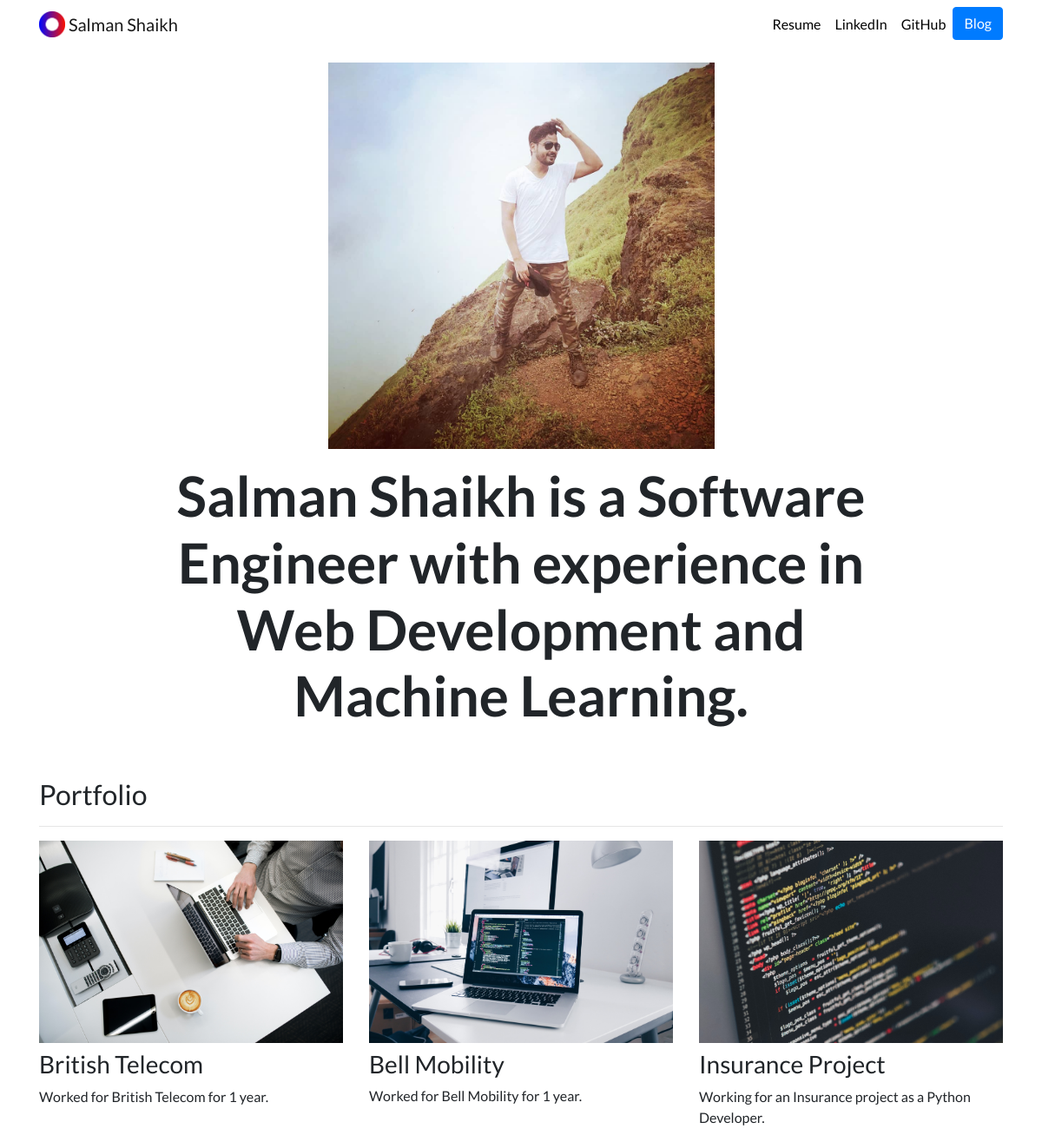
The page / on the database its author committed.
### portfolio/models.py (models this page shows, shortened)
class Project(models.Model):
    title = models.CharField(max_length=100)
    description = models.CharField(max_length=250)
    image = models.ImageField(upload_to='portfolio/images/')
    url = models.URLField(blank=True)

### portfolio/views.py (the view)
# urls.py: 2. Add a URL to urlpatterns:  path('', views.home, name='home')
def home(request):
    projects = Project.objects.all()
    return render(request, 'portfolio/home.html', {'projects':projects})

### portfolio/templates/portfolio/home.html
{% extends "portfolio/base.html" %}
{% load static %}
{% block content %}
<div class="row justify-content-center my-3">
  <div class="col-5">
    <img src="{% static 'portfolio/Salman1.jpg' %}" class="img-fluid">
  </div>
</div>
<div class="row justify-content-center mb-3">
  <div class="col-md-9 text-center">
    <h1 id="hometext" class="font-weight-bold">Salman Shaikh is a Software Engineer with experience in Web Development and Machine Learning.</h1>
  </div>
</div>
<h2 class="mt-5">Portfolio</h2>
<hr>
<div class="row">
  {% for project in projects %}
  <div class="col-lg-4 col-md-6">
    {% if project.url %}
    <a href="{{ project.url }}">
      <img src="{{ project.image.url }}" class="img-fluid mb-2">
    </a>
    {% else %}
    <img src="{{ project.image.url }}" class="img-fluid mb-2">
    {% endif %}
    <h3>{{ project.title }}</h3>
    <p>{{ project.description }}</p>
  </div>
  {% endfor %}
</div>
{% endblock %}

### portfolio/templates/portfolio/base.html (shortened to what this page needs)
{% load static %}
<!doctype html>
<html lang="en">
<head>
  <link rel="stylesheet" href="https://stackpath.bootstrapcdn.com/bootstrap/4.4.1/css/bootstrap.min.css">
  <link rel="stylesheet" href="{% static "portfolio/custom.css" %}">
</head>
<body>
  <nav id="topNav" class="navbar navbar-expand-md navbar-light">
    <div class="container">
      <a class="navbar-brand" href="{% url 'home' %}">
        <img src="{% static "portfolio/Logo.png" %}" width="30" height="30" class="d-inline-block align-top" alt="Nick's Logo">
        <span>Salman Shaikh</span>
      </a>
      <div class="collapse navbar-collapse text-center" id="navbarNav">
        <ul class="navbar-nav ml-auto">
          <li class="nav-item">
            <a class="nav-link" href="{% static " portfolio/Resume.pdf" %}">Resume</a>
          </li>
          <li class="nav-item">
            <a class="nav-link" href="https://www.linkedin.com/in/salman-shaikh0706/" target="_blank">LinkedIn</a>
          </li>
          <li class="nav-item">
            <a class="nav-link" href="https://github.com/shaikhsalman0706" target="_blank">GitHub</a>
          </li>
          <li>
            <a role="button" href="{% url 'blog:all_blogs' %}" class="btn btn-primary">Blog</a>
          </li>
        </ul>
      </div>
    </div>
  </nav>
  <div class="container">
    {% block content %}{% endblock %}
  </div>
</body>
</html>

### portfolio/static/portfolio/custom.css (style rules this page uses)
.navbar-nav .nav-link { color: rgba(0,0,0,1) !important; }
body { font-family: 'Lato', sans-serif; }
@media (min-width: 992px) { #hometext { font-size: 4rem; } }

### rows shown on the page
Project: image (picture), title "British Telecom", description "Worked for British Telecom for 1 year."
Project: image (picture), title "Bell Mobility", description "Worked for Bell Mobility for 1 year."
Project: image (picture), title "Insurance Project", description "Working for an Insurance project as a Python Developer."
